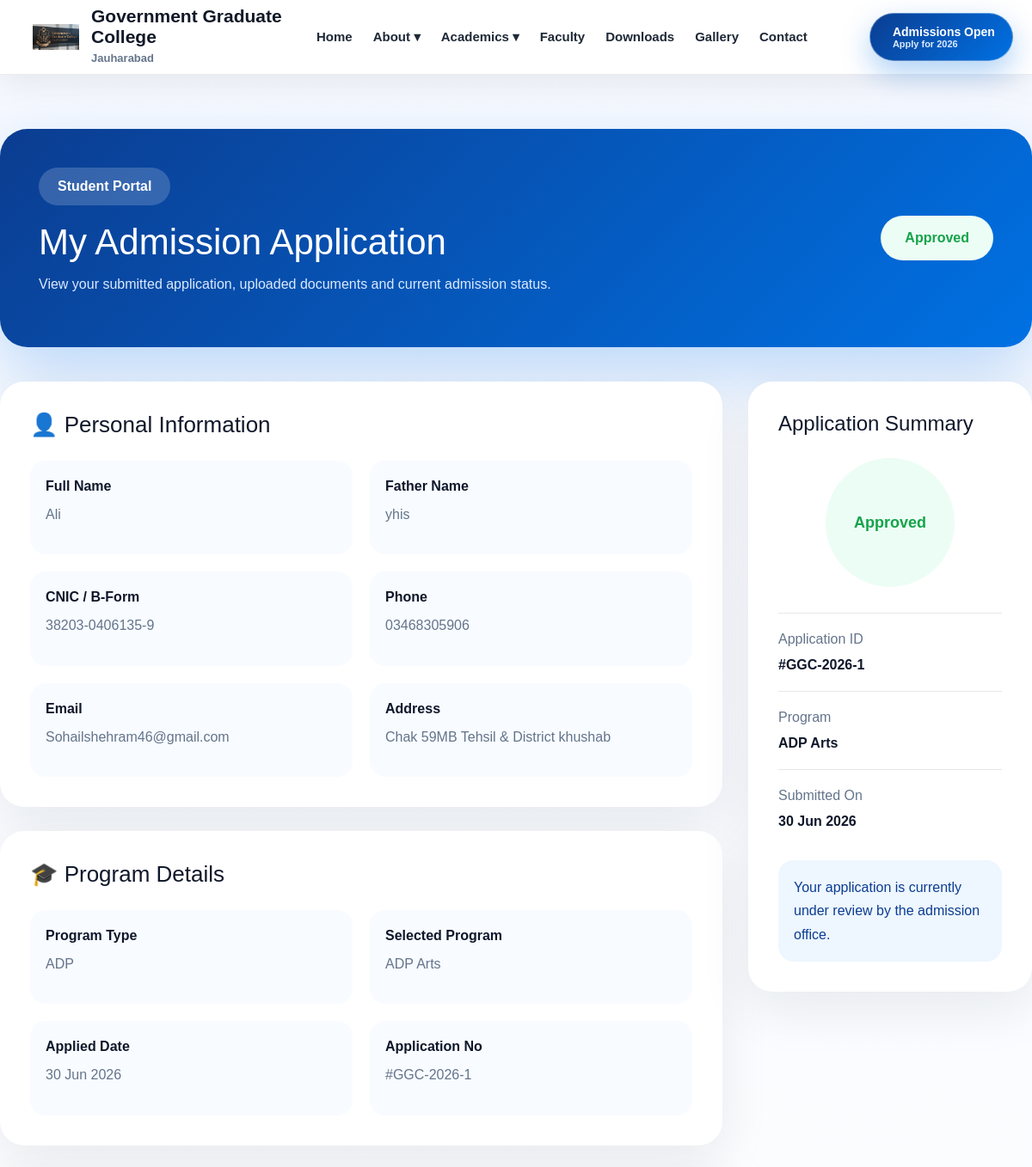
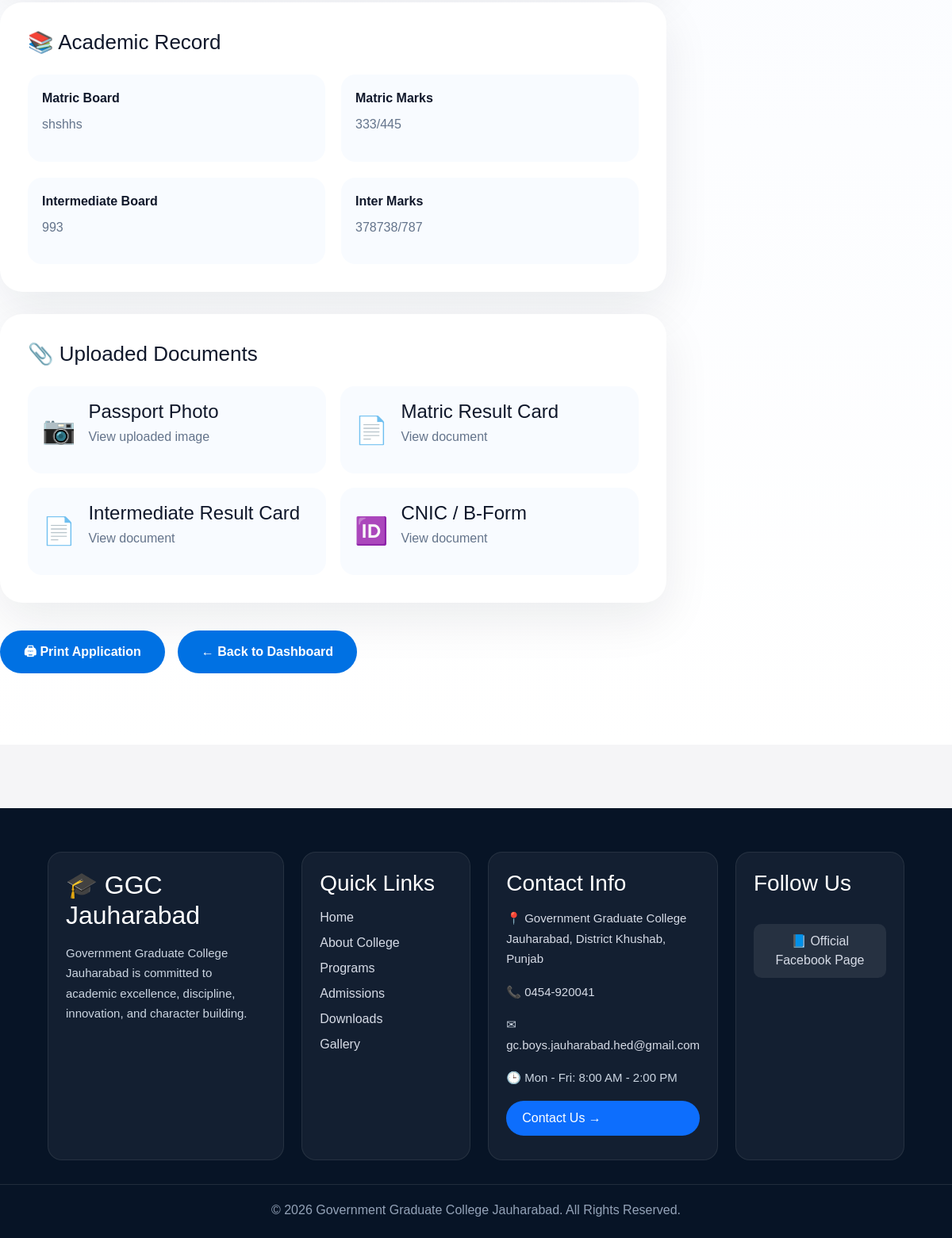
The page /admissions/my-application/ (signed in) on the database its author committed (2 pictures, top to bottom).
### admissions/models.py (models this page shows, shortened)
class AdmissionApplication(models.Model):
    PROGRAM_TYPE = [
        ("ADP", "ADP"),
        ("BS", "BS"),
    ]
    PROGRAM_CHOICES = [
        ("ADP Information Technology", "ADP Information Technology"),
        ("ADP Commerce", "ADP Commerce"),
        ("ADP Arts", "ADP Arts"),
        ("ADP English", "ADP English"),
        ("ADP Education", "ADP Education"),
        ("ADP Social Work", "ADP Social Work"),
        ("BS Urdu", "BS Urdu"),
        ("BS English", "BS English"),
        ("BS Political Science", "BS Political Science"),
        ("BS Economics", "BS Economics"),
        ("BS Zoology", "BS Zoology"),
        ("BS Botany", "BS Botany"),
        ("BS Islamic Studies", "BS Islamic Studies"),
        ("BS Physics", "BS Physics"),
        ("BS Chemistry", "BS Chemistry"),
    ]
    STATUS_CHOICES = [
        ("Pending", "Pending"),
        ("Approved", "Approved"),
        ("Rejected", "Rejected"),
    ]
    student = models.ForeignKey(User, on_delete=models.CASCADE)
    full_name = models.CharField(max_length=150)
    father_name = models.CharField(max_length=150)
    cnic = models.CharField(max_length=20)
    phone = models.CharField(max_length=20)
    email = models.EmailField()
    address = models.TextField()
    program_type = models.CharField(max_length=20, choices=PROGRAM_TYPE)
    program = models.CharField(max_length=100, choices=PROGRAM_CHOICES)
    matric_board = models.CharField(max_length=100)
    matric_total_marks = models.IntegerField()
    matric_obtained_marks = models.IntegerField()
    inter_board = models.CharField(max_length=100)
    inter_total_marks = models.IntegerField()
    inter_obtained_marks = models.IntegerField()
    photo = models.ImageField(upload_to="student_photos/")
    matric_result_card = models.FileField(upload_to="documents/matric/")
    inter_result_card = models.FileField(upload_to="documents/inter/")
    cnic_file = models.FileField(upload_to="documents/cnic/")
    matric_percentage = models.FloatField(default=0)
    inter_percentage = models.FloatField(default=0)
    merit_percentage = models.FloatField(default=0)
    merit_position = models.IntegerField(null=True, blank=True)
    is_merit_published = models.BooleanField(default=False)
    status = models.CharField(max_length=20, choices=STATUS_CHOICES, default="Pending")
    applied_at = models.DateTimeField(auto_now_add=True)
    MERIT_STATUS = [
    ("Not Published", "Not Published"),
    ("Published", "Published"),
]

### admissions/views.py (the view)
@login_required
def my_application(request):
    application = AdmissionApplication.objects.filter(student=request.user).first()
    return render(request, "admissions/my_application.html", {
        "application": application
    })

### templates/admissions/my_application.html (shortened to what this page needs)
{% extends 'base.html' %}
{% load static %}
{% block content %}
<section class="application-page">
        <div class="application-hero">
            <div>
                <span>Student Portal</span>
                <h1>My Admission Application</h1>
                <p>View your submitted application, uploaded documents and current admission status.</p>
            </div>
            {% if application %}
                <div class="hero-status status-{{ application.status|lower }}">
                    {{ application.status }}
                </div>
            {% endif %}
        </div>
        {% if application %}
        <div class="application-layout">
            <div class="application-main">
                <div class="info-card">
                    <h2>👤 Personal Information</h2>
                    <div class="info-grid">
                        <div><strong>Full Name</strong><p>{{ application.full_name }}</p></div>
                        <div><strong>Father Name</strong><p>{{ application.father_name }}</p></div>
                        <div><strong>CNIC / B-Form</strong><p>{{ application.cnic }}</p></div>
                        <div><strong>Phone</strong><p>{{ application.phone }}</p></div>
                        <div><strong>Email</strong><p>{{ application.email }}</p></div>
                        <div><strong>Address</strong><p>{{ application.address }}</p></div>
                    </div>
                </div>
                <div class="info-card">
                    <h2>🎓 Program Details</h2>
                    <div class="info-grid">
                        <div><strong>Program Type</strong><p>{{ application.program_type }}</p></div>
                        <div><strong>Selected Program</strong><p>{{ application.program }}</p></div>
                        <div><strong>Applied Date</strong><p>{{ application.applied_at|date:"d M Y" }}</p></div>
                        <div><strong>Application No</strong><p>#GGC-2026-{{ application.id }}</p></div>
                    </div>
                </div>
                <div class="info-card">
                    <h2>📚 Academic Record</h2>
                    <div class="info-grid">
                        <div><strong>Matric Board</strong><p>{{ application.matric_board }}</p></div>
                        <div><strong>Matric Marks</strong><p>{{ application.matric_obtained_marks }}/{{ application.matric_total_marks }}</p></div>
                        <div><strong>Intermediate Board</strong><p>{{ application.inter_board }}</p></div>
                        <div><strong>Inter Marks</strong><p>{{ application.inter_obtained_marks }}/{{ application.inter_total_marks }}</p></div>
                    </div>
                </div>
                <div class="info-card">
                    <h2>📎 Uploaded Documents</h2>
                    <div class="documents-grid">
                        <a href="{{ application.photo.url }}" target="_blank" class="document-card">
                            <span>📷</span>
                            <div>
                                <h4>Passport Photo</h4>
                                <p>View uploaded image</p>
                            </div>
                        </a>
                        <a href="{{ application.matric_result_card.url }}" target="_blank" class="document-card">
                            <span>📄</span>
                            <div>
                                <h4>Matric Result Card</h4>
                                <p>View document</p>
                            </div>
                        </a>
                        <a href="{{ application.inter_result_card.url }}" target="_blank" class="document-card">
                            <span>📄</span>
                            <div>
                                <h4>Intermediate Result Card</h4>
                                <p>View document</p>
                            </div>
                        </a>
                        <a href="{{ application.cnic_file.url }}" target="_blank" class="document-card">
                            <span>🆔</span>
                            <div>
                                <h4>CNIC / B-Form</h4>
                                <p>View document</p>
                            </div>
                        </a>
                    </div>
                </div>
            </div>
            <aside class="status-panel">
                <h3>Application Summary</h3>
                <div class="status-circle status-{{ application.status|lower }}">
                    {{ application.status }}
                </div>
                <div class="summary-item">
                    <span>Application ID</span>
                    <strong>#GGC-2026-{{ application.id }}</strong>
                </div>
                <div class="summary-item">
                    <span>Program</span>
                    <strong>{{ application.program }}</strong>
                </div>
                <div class="summary-item">
                    <span>Submitted On</span>
                    <strong>{{ application.applied_at|date:"d M Y" }}</strong>
                </div>
                <div class="summary-note">
                    Your application is currently under review by the admission office.
                </div>
            </aside>
        </div>
        <div class="application-actions">
            <button onclick="window.print()">🖨 Print Application</button>
            <a href="{% url 'dashboard' %}">← Back to Dashboard</a>
        </div>
        {% else %}
        <div class="no-application">
            <h2>No Application Found</h2>
            <p>You have not submitted any admission application yet.</p>
            <a href="{% url 'adp_apply' %}">Apply Now</a>
        </div>
        {% endif %}
</section>
{% endblock %}

### static/css/style.css (style rules this page uses)
* { margin:0; padding:0; box-sizing:border-box; }
body { font-family:Arial, Helvetica, sans-serif; background:#f5f5f7; }

### static/css/accounts.css (style rules this page uses)
.status-approved { background:#ecfdf5; color:#16a34a !important; }

### static/css/my_application.css (style rules this page uses)
.application-page { padding:150px 0 90px; background:linear-gradient(180deg,#f6f9ff,#ffffff); }
.application-hero { background:linear-gradient(135deg,#0b3d91,#0071e3); color:white; padding:45px; border-radius:32px; display:flex; justify-content:space-between; align-items:center; gap:30px; box-shadow:0 30px 80px rgba(0,113,227,.25); margin-bottom:40px; }
.application-hero span { background:rgba(255,255,255,.18); padding:10px 22px; border-radius:999px; font-weight:800; display:inline-block; margin-bottom:18px; }
.application-hero h1 { font-size:42px; margin-bottom:12px; }
.application-hero p { color:#dbeafe; }
.hero-status { padding:14px 28px; border-radius:999px; font-weight:900; background:white; }
.application-layout { display:grid; grid-template-columns:1fr 330px; gap:30px; }
.application-main { display:flex; flex-direction:column; gap:28px; }
.info-card, .status-panel, .no-application { background:white; border-radius:28px; padding:35px; box-shadow:0 22px 60px rgba(15,23,42,.08); }
.info-card h2 { font-size:26px; margin-bottom:25px; color:#0f172a; }
.info-grid { display:grid; grid-template-columns:repeat(2,1fr); gap:20px; }
.info-grid div { background:#f8fbff; padding:18px; border-radius:18px; }
.info-grid strong { color:#0f172a; }
.info-grid p { color:#64748b; margin-top:8px; line-height:1.6; }
.documents-grid { display:grid; grid-template-columns:repeat(2,1fr); gap:18px; }
.document-card { display:flex; gap:16px; align-items:center; background:#f8fbff; padding:18px; border-radius:18px; text-decoration:none; transition:.3s; }
.document-card span { font-size:34px; }
.document-card h4 { color:#0f172a; margin-bottom:5px; }
.document-card p { color:#64748b; }
.status-panel { position:sticky; top:120px; height:max-content; }
.status-panel h3 { font-size:24px; margin-bottom:25px; color:#0f172a; }
.status-circle { width:150px; height:150px; margin:0 auto 30px; border-radius:50%; display:flex; justify-content:center; align-items:center; font-weight:900; font-size:18px; }
.status-approved { background:#ecfdf5 !important; color:#16a34a !important; }
.summary-item { border-top:1px solid #e5e7eb; padding:18px 0; }
.summary-item span { display:block; color:#64748b; margin-bottom:6px; }
.summary-item strong { color:#0f172a; }
.summary-note { background:#eef6ff; color:#0b3d91; padding:18px; border-radius:18px; line-height:1.7; margin-top:15px; }
.application-actions { margin-top:35px; display:flex; gap:16px; flex-wrap:wrap; }
.application-actions button, .application-actions a, .no-application a { border:none; background:#0071e3; color:white; padding:15px 30px; border-radius:999px; text-decoration:none; font-weight:900; cursor:pointer; }

### rows shown on the page
AdmissionApplication: status "Approved", full_name "Ali", father_name "yhis", cnic "38203-0406135-9", phone "03468305906", email "Sohailshehram46@gmail.com", address "Chak 59MB Tehsil & District khushab", program_type "ADP", program "ADP Arts", applied_at "30 Jun 2026", id "1", matric_board "shshhs", matric_obtained_marks "333", matric_total_marks "445", inter_board "993", inter_obtained_marks "378738", inter_total_marks "787"
